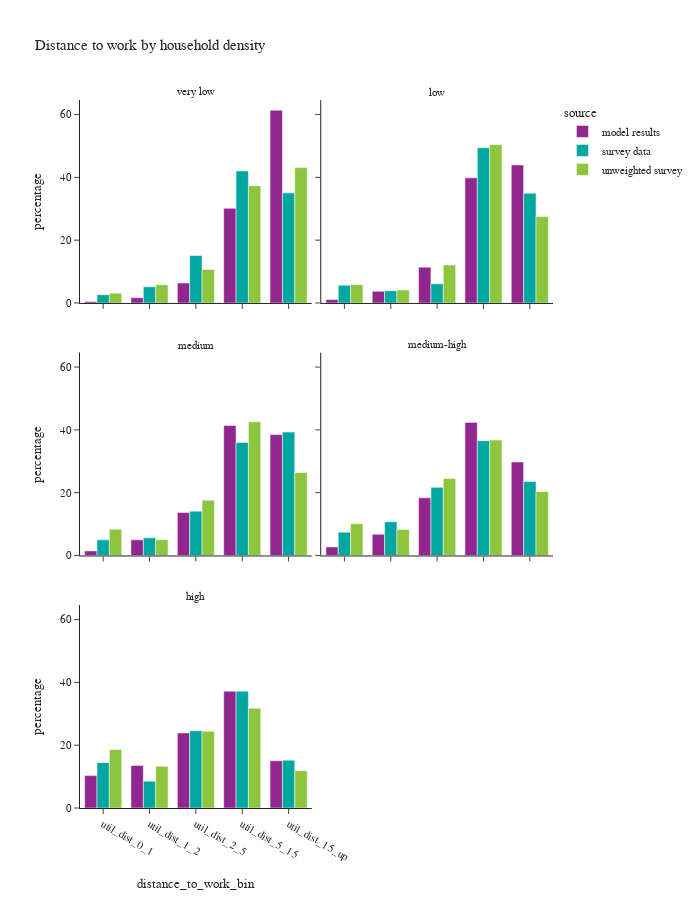

Notebook cell for this chart:
### Markdown cell above
- Household density represents the household density of a person's home location

### Code cell
df_plot = per_data.loc[(per_data['is_worker']) & (per_data['distance_to_work_bin'] != float('nan'))].groupby(['source','hh_density_group','distance_to_work_bin'])['person_weight'].sum().reset_index()
df_plot['percentage'] = df_plot.groupby(['source','hh_density_group'], group_keys=False)['person_weight']. \
    apply(lambda x: 100 * x / float(x.sum()))
# df_plot

fig = px.bar(df_plot, x="distance_to_work_bin", y="percentage", color="source",barmode="group",
             facet_col="hh_density_group", facet_col_wrap=2,
             title="Distance to work by household density")
fig.for_each_annotation(lambda a: a.update(text = a.text.split("=")[-1]))
fig.update_layout(height=900, width=700, font=dict(size=11))
fig.show()

### Figure 1 — Plotly figure (JSON) as saved in the notebook; plotly's stock layout.template omitted (floating-point values rounded to 4 significant figures)
{"data": [{"alignmentgroup": "True", "hovertemplate": "source=model results<br>hh_density_group=very low<br>distance_to_work_bin=%{x}<br>percentage=%{y}<extra></extra>", "legendgroup": "model results", "marker": {"color": "#91268F", "pattern": {"shape": ""}}, "name": "model results", "offsetgroup": "model results", "orientation": "v", "showlegend": true, "textposition": "auto", "type": "bar", "x": ["util_dist_0_1", "util_dist_1_2", "util_dist_2_5", "util_dist_5_15", "util_dist_15_up"], "xaxis": "x5", "y": [0.4635, 1.675, 6.327, 30.13, 61.4], "yaxis": "y5"}, {"alignmentgroup": "True", "hovertemplate": "source=model results<br>hh_density_group=low<br>distance_to_work_bin=%{x}<br>percentage=%{y}<extra></extra>", "legendgroup": "model results", "marker": {"color": "#91268F", "pattern": {"shape": ""}}, "name": "model results", "offsetgroup": "model results", "orientation": "v", "showlegend": false, "textposition": "auto", "type": "bar", "x": ["util_dist_0_1", "util_dist_1_2", "util_dist_2_5", "util_dist_5_15", "util_dist_15_up"], "xaxis": "x6", "y": [1.089, 3.718, 11.38, 39.85, 43.96], "yaxis": "y6"}, {"alignmentgroup": "True", "hovertemplate": "source=model results<br>hh_density_group=medium<br>distance_to_work_bin=%{x}<br>percentage=%{y}<extra></extra>", "legendgroup": "model results", "marker": {"color": "#91268F", "pattern": {"shape": ""}}, "name": "model results", "offsetgroup": "model results", "orientation": "v", "showlegend": false, "textposition": "auto", "type": "bar", "x": ["util_dist_0_1", "util_dist_1_2", "util_dist_2_5", "util_dist_5_15", "util_dist_15_up"], "xaxis": "x3", "y": [1.462, 4.972, 13.67, 41.4, 38.5], "yaxis": "y3"}, {"alignmentgroup": "True", "hovertemplate": "source=model results<br>hh_density_group=medium-high<br>distance_to_work_bin=%{x}<br>percentage=%{y}<extra></extra>", "legendgroup": "model results", "marker": {"color": "#91268F", "pattern": {"shape": ""}}, "name": "model results", "offsetgroup": "model results", "orientation": "v", "showlegend": false, "textposition": "auto", "type": "bar", "x": ["util_dist_0_1", "util_dist_1_2", "util_dist_2_5", "util_dist_5_15", "util_dist_15_up"], "xaxis": "x4", "y": [2.72, 6.76, 18.37, 42.38, 29.77], "yaxis": "y4"}, {"alignmentgroup": "True", "hovertemplate": "source=model results<br>hh_density_group=high<br>distance_to_work_bin=%{x}<br>percentage=%{y}<extra></extra>", "legendgroup": "model results", "marker": {"color": "#91268F", "pattern": {"shape": ""}}, "name": "model results", "offsetgroup": "model results", "orientation": "v", "showlegend": false, "textposition": "auto", "type": "bar", "x": ["util_dist_0_1", "util_dist_1_2", "util_dist_2_5", "util_dist_5_15", "util_dist_15_up"], "xaxis": "x", "y": [10.31, 13.56, 23.89, 37.19, 15.05], "yaxis": "y"}, {"alignmentgroup": "True", "hovertemplate": "source=survey data<br>hh_density_group=very low<br>distance_to_work_bin=%{x}<br>percentage=%{y}<extra></extra>", "legendgroup": "survey data", "marker": {"color": "#00A7A0", "pattern": {"shape": ""}}, "name": "survey data", "offsetgroup": "survey data", "orientation": "v", "showlegend": true, "textposition": "auto", "type": "bar", "x": ["util_dist_0_1", "util_dist_1_2", "util_dist_2_5", "util_dist_5_15", "util_dist_15_up"], "xaxis": "x5", "y": [2.621, 5.15, 15.12, 42.04, 35.07], "yaxis": "y5"}, {"alignmentgroup": "True", "hovertemplate": "source=survey data<br>hh_density_group=low<br>distance_to_work_bin=%{x}<br>percentage=%{y}<extra></extra>", "legendgroup": "survey data", "marker": {"color": "#00A7A0", "pattern": {"shape": ""}}, "name": "survey data", "offsetgroup": "survey data", "orientation": "v", "showlegend": false, "textposition": "auto", "type": "bar", "x": ["util_dist_0_1", "util_dist_1_2", "util_dist_2_5", "util_dist_5_15", "util_dist_15_up"], "xaxis": "x6", "y": [5.663, 3.883, 6.087, 49.42, 34.95], "yaxis": "y6"}, {"alignmentgroup": "True", "hovertemplate": "source=survey data<br>hh_density_group=medium<br>distance_to_work_bin=%{x}<br>percentage=%{y}<extra></extra>", "legendgroup": "survey data", "marker": {"color": "#00A7A0", "pattern": {"shape": ""}}, "name": "survey data", "offsetgroup": "survey data", "orientation": "v", "showlegend": false, "textposition": "auto", "type": "bar", "x": ["util_dist_0_1", "util_dist_1_2", "util_dist_2_5", "util_dist_5_15", "util_dist_15_up"], "xaxis": "x3", "y": [4.975, 5.625, 14.11, 36.0, 39.29], "yaxis": "y3"}, {"alignmentgroup": "True", "hovertemplate": "source=survey data<br>hh_density_group=medium-high<br>distance_to_work_bin=%{x}<br>percentage=%{y}<extra></extra>", "legendgroup": "survey data", "marker": {"color": "#00A7A0", "pattern": {"shape": ""}}, "name": "survey data", "offsetgroup": "survey data", "orientation": "v", "showlegend": false, "textposition": "auto", "type": "bar", "x": ["util_dist_0_1", "util_dist_1_2", "util_dist_2_5", "util_dist_5_15", "util_dist_15_up"], "xaxis": "x4", "y": [7.404, 10.73, 21.7, 36.58, 23.59], "yaxis": "y4"}, {"alignmentgroup": "True", "hovertemplate": "source=survey data<br>hh_density_group=high<br>distance_to_work_bin=%{x}<br>percentage=%{y}<extra></extra>", "legendgroup": "survey data", "marker": {"color": "#00A7A0", "pattern": {"shape": ""}}, "name": "survey data", "offsetgroup": "survey data", "orientation": "v", "showlegend": false, "textposition": "auto", "type": "bar", "x": ["util_dist_0_1", "util_dist_1_2", "util_dist_2_5", "util_dist_5_15", "util_dist_15_up"], "xaxis": "x", "y": [14.44, 8.543, 24.59, 37.18, 15.24], "yaxis": "y"}, {"alignmentgroup": "True", "hovertemplate": "source=unweighted survey<br>hh_density_group=very low<br>distance_to_work_bin=%{x}<br>percentage=%{y}<extra></extra>", "legendgroup": "unweighted survey", "marker": {"color": "#8CC63E", "pattern": {"shape": ""}}, "name": "unweighted survey", "offsetgroup": "unweighted survey", "orientation": "v", "showlegend": true, "textposition": "auto", "type": "bar", "x": ["util_dist_0_1", "util_dist_1_2", "util_dist_2_5", "util_dist_5_15", "util_dist_15_up"], "xaxis": "x5", "y": [3.111, 5.778, 10.67, 37.33, 43.11], "yaxis": "y5"}, {"alignmentgroup": "True", "hovertemplate": "source=unweighted survey<br>hh_density_group=low<br>distance_to_work_bin=%{x}<br>percentage=%{y}<extra></extra>", "legendgroup": "unweighted survey", "marker": {"color": "#8CC63E", "pattern": {"shape": ""}}, "name": "unweighted survey", "offsetgroup": "unweighted survey", "orientation": "v", "showlegend": false, "textposition": "auto", "type": "bar", "x": ["util_dist_0_1", "util_dist_1_2", "util_dist_2_5", "util_dist_5_15", "util_dist_15_up"], "xaxis": "x6", "y": [5.833, 4.167, 12.08, 50.42, 27.5], "yaxis": "y6"}, {"alignmentgroup": "True", "hovertemplate": "source=unweighted survey<br>hh_density_group=medium<br>distance_to_work_bin=%{x}<br>percentage=%{y}<extra></extra>", "legendgroup": "unweighted survey", "marker": {"color": "#8CC63E", "pattern": {"shape": ""}}, "name": "unweighted survey", "offsetgroup": "unweighted survey", "orientation": "v", "showlegend": false, "textposition": "auto", "type": "bar", "x": ["util_dist_0_1", "util_dist_1_2", "util_dist_2_5", "util_dist_5_15", "util_dist_15_up"], "xaxis": "x3", "y": [8.386, 5.031, 17.61, 42.56, 26.42], "yaxis": "y3"}, {"alignmentgroup": "True", "hovertemplate": "source=unweighted survey<br>hh_density_group=medium-high<br>distance_to_work_bin=%{x}<br>percentage=%{y}<extra></extra>", "legendgroup": "unweighted survey", "marker": {"color": "#8CC63E", "pattern": {"shape": ""}}, "name": "unweighted survey", "offsetgroup": "unweighted survey", "orientation": "v", "showlegend": false, "textposition": "auto", "type": "bar", "x": ["util_dist_0_1", "util_dist_1_2", "util_dist_2_5", "util_dist_5_15", "util_dist_15_up"], "xaxis": "x4", "y": [10.1, 8.278, 24.5, 36.75, 20.36], "yaxis": "y4"}, {"alignmentgroup": "True", "hovertemplate": "source=unweighted survey<br>hh_density_group=high<br>distance_to_work_bin=%{x}<br>percentage=%{y}<extra></extra>", "legendgroup": "unweighted survey", "marker": {"color": "#8CC63E", "pattern": {"shape": ""}}, "name": "unweighted survey", "offsetgroup": "unweighted survey", "orientation": "v", "showlegend": false, "textposition": "auto", "type": "bar", "x": ["util_dist_0_1", "util_dist_1_2", "util_dist_2_5", "util_dist_5_15", "util_dist_15_up"], "xaxis": "x", "y": [18.6, 13.3, 24.46, 31.76, 11.87], "yaxis": "y"}], "layout": {"annotations": [{"font": {}, "showarrow": false, "text": "high", "x": 0.245, "xanchor": "center", "xref": "paper", "y": 0.2867, "yanchor": "bottom", "yref": "paper"}, {"font": {}, "showarrow": false, "text": "medium", "x": 0.245, "xanchor": "center", "xref": "paper", "y": 0.6433, "yanchor": "bottom", "yref": "paper"}, {"font": {}, "showarrow": false, "text": "medium-high", "x": 0.755, "xanchor": "center", "xref": "paper", "y": 0.6433, "yanchor": "bottom", "yref": "paper"}, {"font": {}, "showarrow": false, "text": "very low", "x": 0.245, "xanchor": "center", "xref": "paper", "y": 1.0, "yanchor": "bottom", "yref": "paper"}, {"font": {}, "showarrow": false, "text": "low", "x": 0.755, "xanchor": "center", "xref": "paper", "y": 1.0, "yanchor": "bottom", "yref": "paper"}], "barmode": "group", "font": {"size": 11}, "height": 900, "legend": {"title": {"text": "source"}, "tracegroupgap": 0}, "title": {"text": "Distance to work by household density"}, "width": 700, "xaxis": {"anchor": "y", "domain": [0.0, 0.49], "title": {"text": "distance_to_work_bin"}}, "xaxis2": {"anchor": "y2", "domain": [0.51, 1.0], "matches": "x", "title": {"text": "distance_to_work_bin"}}, "xaxis3": {"anchor": "y3", "domain": [0.0, 0.49], "matches": "x", "showticklabels": false}, "xaxis4": {"anchor": "y4", "domain": [0.51, 1.0], "matches": "x", "showticklabels": false}, "xaxis5": {"anchor": "y5", "domain": [0.0, 0.49], "matches": "x", "showticklabels": false}, "xaxis6": {"anchor": "y6", "domain": [0.51, 1.0], "matches": "x", "showticklabels": false}, "yaxis": {"anchor": "x", "domain": [0.0, 0.2867], "title": {"text": "percentage"}}, "yaxis2": {"anchor": "x2", "domain": [0.0, 0.2867], "matches": "y", "showticklabels": false}, "yaxis3": {"anchor": "x3", "domain": [0.3567, 0.6433], "matches": "y", "title": {"text": "percentage"}}, "yaxis4": {"anchor": "x4", "domain": [0.3567, 0.6433], "matches": "y", "showticklabels": false}, "yaxis5": {"anchor": "x5", "domain": [0.7133, 1.0], "matches": "y", "title": {"text": "percentage"}}, "yaxis6": {"anchor": "x6", "domain": [0.7133, 1.0], "matches": "y", "showticklabels": false}}}
